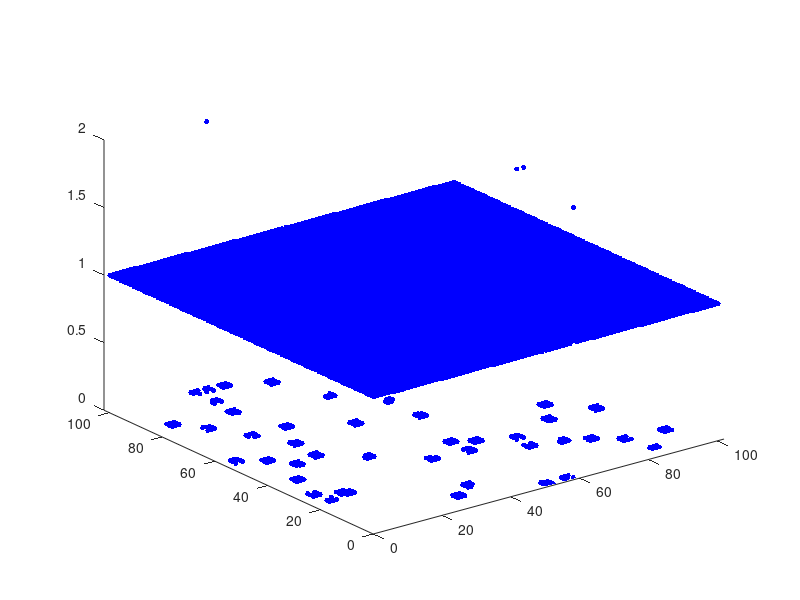

Reproduce this figure in MATLAB.
%% Simulation of (leaky) integrate-and-fire neuron
 clear; clf;

%% parameters of the model
 m = 101;
 dt = 0.1;       % integration time step [ms]
 tau = 10;       % time constant [ms]
 E_L = -65*ones(m, m);      % resting potential [mV]
 theta = -55;    % firing threshold [mV]
 %RI_ext = input('input current');     % constant external input [mA/Ohm]
 
%%
   
   X = zeros(m,m);
   
   p = -1:1;
   for count=1:50,
      kx=floor(rand*(m-4))+2; 
      ky=floor(rand*(m-4))+2; 
      X(kx+p,ky+p)=(rand(3)>0.1);
   end;
   
   X = (X ~= 0).* (-55);
   spike = X ~= 0;
   
   % The "find" function returns the indices of the nonzero elements.
   [i,j] = find(spike);
   
   z = i.*0;
   
  % figure(gcf);
   plot3(i,j,z,'.', ...
      'Color','blue', ...
      'MarkerSize',12);
   axis([0 m+1 0 m+1]);
   
   hold on
 %%  
   % Whether cells stay alive, die, or generate new cells depends
   % upon how many of their eight possible neighbors are alive.
   % Here we generate index vectors for four of the eight neighbors.
   % We use periodic (torus) boundary conditions at the edges of the universe.
   
   n = [m 1:m-1];
   e = [2:m 1];
   s = [2:m 1];
   w = [m 1:m-1];
 
   for t = 1:1:50;
      % How many of eight neighbors are alive.
      spike = spike(n,:) + spike(s,:) + spike(:,e) + spike(:,w) + ...
         spike(n,e) + spike(n,w) + spike(s,e) + spike(s,w);
      
      % A live cell with two live neighbors, or any cell with three
      % neigbhors, is alive at the next time step.
      
      RI_ext = spike .* 10;
      
      X = (X-dt/tau.*((X-E_L)-RI_ext));
      
      temp1 = X > -55;
      
      X = ~temp1 .* X + temp1 .* -65;
      
      temp2 = X ~= 0;
      
      spike = temp1 .* temp2;
      
      % Update plot.
      [i,j] = find(spike);
      z = i.*0 + 1;
      z = z.*t;
      
      plot3(i,j,z,'.', ...
      'Color','blue', ...
      'MarkerSize',12);
    
      
      drawnow
     

   end
